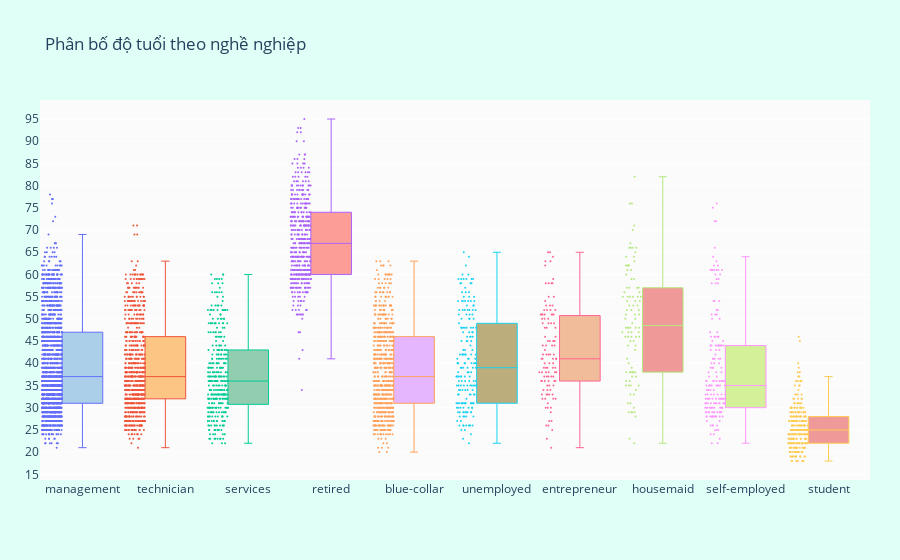

Notebook source saved alongside this figure:
### Code cell
# nghề nghiệp nào có xu hướng giữ số dư tài khoản cao hơn.
suscribed_df = df.loc[df["deposit"] == "yes"]

occupations = df["job"].unique().tolist()

# Lấy số dư tài khoản theo nghề nghiệp
management = suscribed_df["age"].loc[suscribed_df["job"] == "management"].values
technician = suscribed_df["age"].loc[suscribed_df["job"] == "technician"].values
services = suscribed_df["age"].loc[suscribed_df["job"] == "services"].values
retired = suscribed_df["age"].loc[suscribed_df["job"] == "retired"].values
blue_collar = suscribed_df["age"].loc[suscribed_df["job"] == "blue-collar"].values
unemployed = suscribed_df["age"].loc[suscribed_df["job"] == "unemployed"].values
entrepreneur = suscribed_df["age"].loc[suscribed_df["job"] == "entrepreneur"].values
housemaid = suscribed_df["age"].loc[suscribed_df["job"] == "housemaid"].values
self_employed = suscribed_df["age"].loc[suscribed_df["job"] == "self-employed"].values
student = suscribed_df["age"].loc[suscribed_df["job"] == "student"].values


ages = [management, technician, services, retired, blue_collar, unemployed, 
         entrepreneur, housemaid, self_employed, student]

colors = ['rgba(93, 164, 214, 0.5)', 'rgba(255, 144, 14, 0.5)',
          'rgba(44, 160, 101, 0.5)', 'rgba(255, 65, 54, 0.5)', 
          'rgba(207, 114, 255, 0.5)', 'rgba(127, 96, 0, 0.5)',
         'rgba(229, 126, 56, 0.5)', 'rgba(229, 56, 56, 0.5)',
         'rgba(174, 229, 56, 0.5)', 'rgba(229, 56, 56, 0.5)']

traces = []

for xd, yd, cls in zip(occupations, ages, colors):
        traces.append(go.Box(
            y=yd,
            name=xd,
            boxpoints='all',
            jitter=0.5,
            whiskerwidth=0.2,
            fillcolor=cls,
            marker=dict(
                size=2,
            ),
            line=dict(width=1),
        ))

layout = go.Layout(
    title='Phân bố độ tuổi theo nghề nghiệp',
    yaxis=dict(
        autorange=True,
        showgrid=True,
        zeroline=True,
        dtick=5,
        gridcolor='rgb(255, 255, 255)',
        gridwidth=1,
        zerolinecolor='rgb(255, 255, 255)',
        zerolinewidth=2,
    ),
    margin=dict(
        l=40,
        r=30,
        b=80,
        t=100,
    ),
    paper_bgcolor='rgb(224,255,246)',
    plot_bgcolor='rgb(251,251,251)',
    showlegend=False
)

fig = go.Figure(data=traces, layout=layout)
iplot(fig)

### Figure 1 — Plotly figure (JSON) as saved in the notebook; plotly's stock layout.template omitted (floating-point values rounded to 4 significant figures; data arrays with more than 128 entries replaced by an {"elided": "..."} marker saying what was removed)
{"data": [{"boxpoints": "all", "fillcolor": "rgba(93, 164, 214, 0.5)", "jitter": 0.5, "line": {"width": 1}, "marker": {"size": 2}, "name": "management", "type": "box", "whiskerwidth": 0.2, "y": {"elided": "1829 int values"}}, {"boxpoints": "all", "fillcolor": "rgba(255, 144, 14, 0.5)", "jitter": 0.5, "line": {"width": 1}, "marker": {"size": 2}, "name": "technician", "type": "box", "whiskerwidth": 0.2, "y": {"elided": "790 int values"}}, {"boxpoints": "all", "fillcolor": "rgba(44, 160, 101, 0.5)", "jitter": 0.5, "line": {"width": 1}, "marker": {"size": 2}, "name": "services", "type": "box", "whiskerwidth": 0.2, "y": {"elided": "345 int values"}}, {"boxpoints": "all", "fillcolor": "rgba(255, 65, 54, 0.5)", "jitter": 0.5, "line": {"width": 1}, "marker": {"size": 2}, "name": "retired", "type": "box", "whiskerwidth": 0.2, "y": {"elided": "490 int values"}}, {"boxpoints": "all", "fillcolor": "rgba(207, 114, 255, 0.5)", "jitter": 0.5, "line": {"width": 1}, "marker": {"size": 2}, "name": "blue-collar", "type": "box", "whiskerwidth": 0.2, "y": {"elided": "677 int values"}}, {"boxpoints": "all", "fillcolor": "rgba(127, 96, 0, 0.5)", "jitter": 0.5, "line": {"width": 1}, "marker": {"size": 2}, "name": "unemployed", "type": "box", "whiskerwidth": 0.2, "y": {"elided": "190 int values"}}, {"boxpoints": "all", "fillcolor": "rgba(229, 126, 56, 0.5)", "jitter": 0.5, "line": {"width": 1}, "marker": {"size": 2}, "name": "entrepreneur", "type": "box", "whiskerwidth": 0.2, "y": [23, 45, 51, 53, 58, 42, 42, 36, 41, 36, 33, 52, 33, 45, 35, 34, 30, 51, 46, 27, 40, 43, 35, 50, 41, 38, 49, 50, 42, 48, 44, 46, 51, 27, 45, 37, 39, 51, 30, 45, 38, 52, 41, 33, 30, 26, 26, 48, 34, 51, 32, 36, 54, 52, 32, 51, 49, 35, 34, 58, 39, 39, 37, 38, 37, 55, 38, 36, 52, 37, 42, 44, 55, 39, 25, 53, 51, 64, 53, 33, 65, 32, 63, 21, 38, 65, 33, 40, 40, 63, 44, 38, 49, 36, 36, 32, 48, 41, 58, 59, 31, 49, 42, 39, 29, 50, 41, 62, 44, 37, 58]}, {"boxpoints": "all", "fillcolor": "rgba(229, 56, 56, 0.5)", "jitter": 0.5, "line": {"width": 1}, "marker": {"size": 2}, "name": "housemaid", "type": "box", "whiskerwidth": 0.2, "y": [52, 53, 56, 41, 57, 47, 55, 35, 52, 46, 55, 39, 48, 53, 46, 44, 59, 55, 51, 59, 57, 34, 33, 48, 62, 65, 33, 62, 76, 51, 23, 38, 47, 43, 35, 36, 38, 35, 49, 70, 45, 48, 63, 50, 52, 66, 76, 53, 38, 57, 71, 46, 66, 38, 64, 29, 48, 38, 56, 55, 29, 46, 66, 55, 82, 48, 48, 29, 67, 61, 61, 31, 47, 66, 45, 54, 55, 60, 28, 62, 47, 31, 50, 40, 54, 54, 46, 29, 64, 30, 62, 36, 37, 57, 37, 51, 44, 22, 35, 38]}, {"boxpoints": "all", "fillcolor": "rgba(174, 229, 56, 0.5)", "jitter": 0.5, "line": {"width": 1}, "marker": {"size": 2}, "name": "self-employed", "type": "box", "whiskerwidth": 0.2, "y": {"elided": "177 int values"}}, {"boxpoints": "all", "fillcolor": "rgba(229, 56, 56, 0.5)", "jitter": 0.5, "line": {"width": 1}, "marker": {"size": 2}, "name": "student", "type": "box", "whiskerwidth": 0.2, "y": {"elided": "258 int values"}}], "layout": {"margin": {"b": 80, "l": 40, "r": 30, "t": 100}, "paper_bgcolor": "rgb(224,255,246)", "plot_bgcolor": "rgb(251,251,251)", "showlegend": false, "title": {"text": "Phân bố độ tuổi theo nghề nghiệp"}, "yaxis": {"autorange": true, "dtick": 5, "gridcolor": "rgb(255, 255, 255)", "gridwidth": 1, "showgrid": true, "zeroline": true, "zerolinecolor": "rgb(255, 255, 255)", "zerolinewidth": 2}}}
